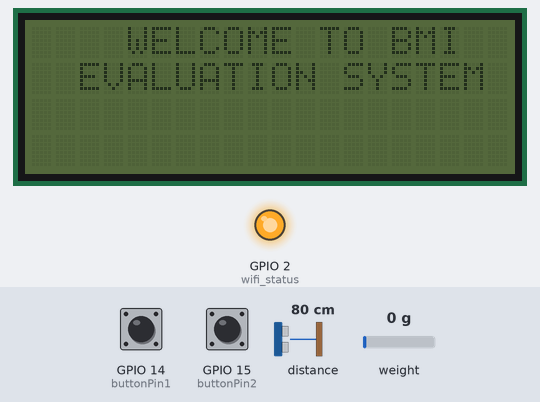
Bench run of a sketch on a simulated ESP8266 (NodeMCU). Parts: 20×4 character LCD, output pins drawn as LEDs (lit = HIGH). The test bench sets the inputs (shaded band); at power-on: GPIO 14 (buttonPin1) LOW, distance to the obstacle 80 cm, GPIO 15 (buttonPin2) LOW, weight on the scale 0 g. WiFi joins after 1.5 s; servers stay silent unless stated; what the sketch prints to the serial monitor is not drawn.

Above: at 4.2 s.
4.3 s: GPIO 14 (buttonPin1) pulled HIGH for 1.5 s
At 6.2 s:
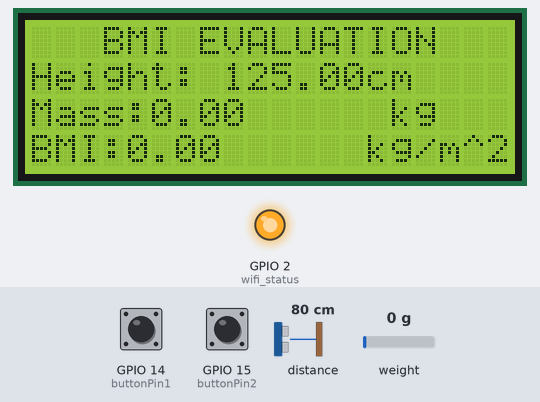
7.3 s: distance to the obstacle set to 120 cm
At 10.1 s:
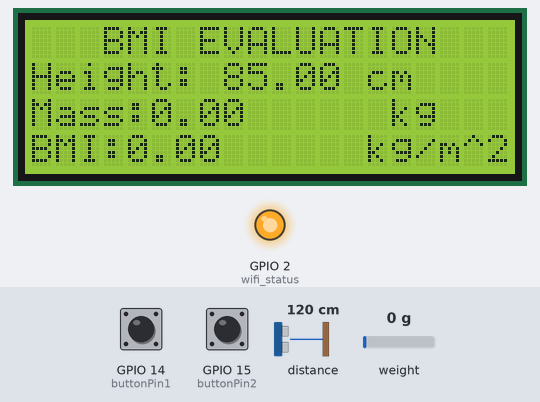
12.0 s: GPIO 15 (buttonPin2) pulled HIGH for 1.5 s
At 13.5 s:
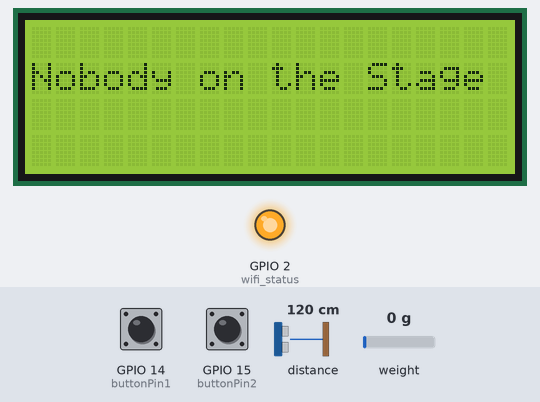
15.0 s: GPIO 14 (buttonPin1) pulled HIGH for 3.2 s
At 18.4 s:
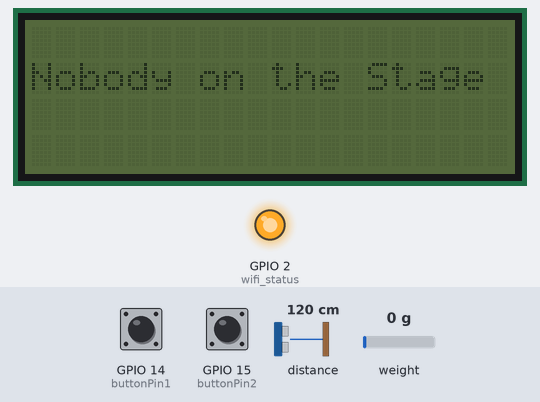
19.7 s: GPIO 15 (buttonPin2) pulled HIGH for 3.2 s
At 23.5 s:
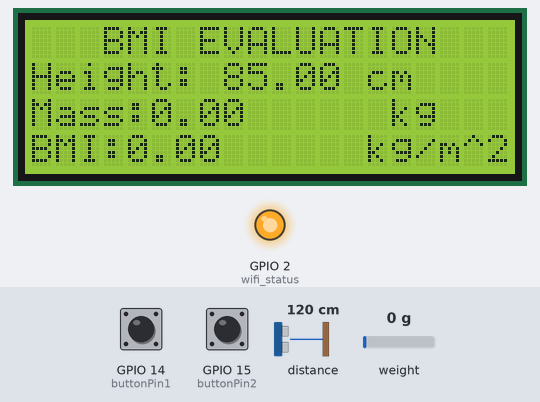
24.4 s: distance to the obstacle set to 2 cm
At 27.4 s:
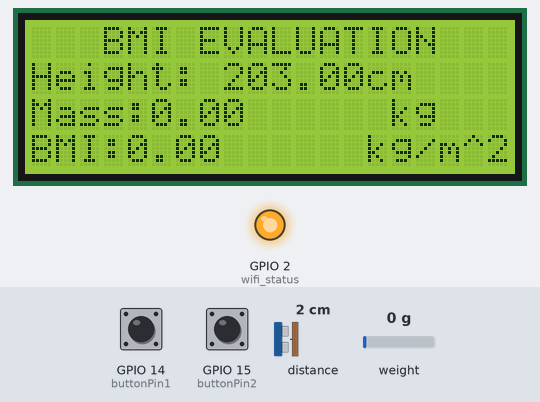
Timing chart, 0 to 28.9 s (numbered marks = the images above; inputs shaded):
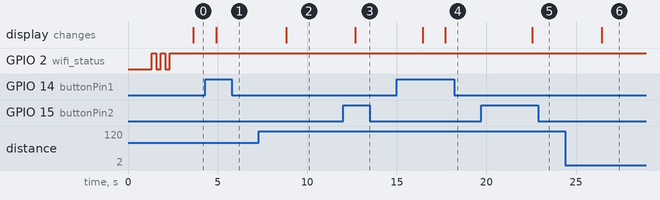

Measured:
- after the input at 4.3 s, the display: changes after 0.63 s (image 1)
- after the input at 7.3 s, the display: changes after 1.5 s (image 2)
- after the input at 12.0 s, the display: changes after 0.67 s (image 3)
- after the input at 15.0 s, the display: first changes after 1.4 s (image 4 shows a later state)
- after the input at 19.7 s, the display: changes after 2.8 s (image 5)
- after the input at 24.4 s, the display: changes after 2.0 s (image 6)

The sketch:

bmi_code_v3.ino
```cpp
//************** BMI EVALUATION SYSTEM **********************
// ***** CODE  VERSION 3 (server version) ****************
#include <Wire.h> // Library for I2C Conmmunications
#include <VL53L0X.h> // Laser Height sensor
#include "LiquidCrystal_I2C.h" // Header for LCD
#include "HX711.h" // Library for loadcell amplifier
#include "Arduino.h" // arduino lib for nodemcu
#include <ThingSpeak.h> // server library
#include <ESP8266WiFi.h> // Library for WiFi connection

#define channelID 2146386 // Thingspeak channel ID
#define apiKey "Z8MB60FUF2DFJV53" // API for writing data to Thingspeak

#define wifi_status 2  //--> Defining an LED pin (D2 = GPIO4), used for indicating when the process of connecting to a wifi router16
// WiFi Details
const char* ssid = "Electroacoustics";
const char* password = "O112358_1321G";

// ***************** Host Server ****
const char* server = "api.thingspeak.com";
WiFiClient client; //--> Create a WiFiClientSecure object.

VL53L0X heightSensor; // Height sensor object
LiquidCrystal_I2C lcd = LiquidCrystal_I2C(0x3F, 20,4); // object for lcd, default address 0x3F
HX711 LoadCell; // creates an instance of HX711 library

// HX711-Arduino circuit wiring
#define loadcell_DT 12 // pin used for the loadcell amplifier datapin is Pin A0 = ADC0
#define loadcell_SCK  13

// Arduino pins for button input
#define buttonPin1 14 // BMI measurement button
#define buttonPin2 15 // BMI result comments and clound data button

bool buttonState1 = 0; //keeps track of  BMI measurement button
int stateHolder1 = 0; // state holder for button1
bool buttonState2 = 0; //keeps track of  BMI result comments  button
int stateHolder2 = 0; // state holder for button1

long lastDebounceTime = 0;  // the last time the output pin changed
long debounceDelay = 400;    // the button debounce time

// Varibale for mass and height
float height = 0.0; // height in metres
float mass = 0.0; // mass in kg
float bmi = 0.0; // bmi in kg/m^2

// Recomendation for the BMI value
String comment = "";

void setup()
{
  pinMode(buttonPin1, INPUT);
  pinMode(buttonPin2, INPUT);
  pinMode(wifi_status, OUTPUT); //--> LED pin port Direction output
  Serial.begin(115200);
  Wire.begin();
  lcd.begin();
  lcd.noBacklight();
  heightSensor.init();
  heightSensor.setTimeout(500);
  // Start continuous back-to-back mode (take readings as
  // fast as possible).  To use continuous timed mode
  // instead, provide a desired inter-measurement period in
  // ms (e.g. sensor.startContinuous(100)).
  heightSensor.startContinuous();

  // Initialize the loadcell
  LoadCell.begin(loadcell_DT, loadcell_SCK);
  LoadCell.set_scale(-24.06); // set calibration factor
  LoadCell.tare();   // reset the scale to 0

    // ****************** Connecting to wifi  **************
   WiFi.begin(ssid, password); //--> Connect to your WiFi router
    Serial.println("WiFi Connection Setup");

    pinMode(wifi_status, OUTPUT); //--> LED pin port Direction output
    digitalWrite(wifi_status, HIGH); //--> Turn off Led On Board

    //----------------------------------------Wait for connection
    Serial.print("Connecting");
    while (WiFi.status() != WL_CONNECTED) {
      Serial.print(".");
      //----------------------------------------Make the Flashing LED on the process of connecting to the wifi router.
      digitalWrite(wifi_status, LOW);
      delay(250);
      digitalWrite(wifi_status, HIGH);
      delay(250);
      //----------------------------------------
    }
    //----------------------------------------
    digitalWrite(wifi_status, HIGH); //--> Turn on the LED when it is connected to the wifi router.
    Serial.println("");
    Serial.print("Successfully connected to : ");
    Serial.println(ssid);
    Serial.print("IP address: ");
    Serial.println(WiFi.localIP()); // can uncomment to hide the WiFi ip address
    Serial.println();
  //----------------------------------------

  //client.setInsecure();
  // Reading Limits from Cloud
  ThingSpeak.begin(client);

}

// ***************************** HEIGHT MEASUREMENT ************************
float measure_height(){
  float distance = heightSensor.readRangeContinuousMillimeters();
  height = (205 - (distance/10.0)); // refereence height = 205.00 cm
  if(height < 50 ){height = 0.0;} // height = 0, when no one is on the platform
  if (heightSensor.timeoutOccurred()) { Serial.print(" TIMEOUT"); }

  return (height); // the height in centimetres
}

// ******************** MASS MEASUREMENT FUNCTION ****************************
float measure_mass(){
  float mass_measured = LoadCell.get_units(10); // takes the average of 10 mass readings
  return (mass_measured/1000.0); // the mass in kgs
  }
// ************************** BMI CALCULATION ************************
void measure_bmi(){
  // perform height and mass measurement
    height = measure_height();
    mass = measure_mass();
    if (mass < 10){mass = 0.0;}

    // Calculate bmi value
    if (height == 0){bmi = 0.0;} // to avoid displaying overflow
    // else evaluate: bmi = mass/height^2 -> (kg/m^2)
    else {bmi = (mass)/(pow((height/100.0),2));}
    //delay(200);
    }

 // ****************** BMI Measurement button Function *****************
int pressButton1(){
//sample the state of the button - is it pressed or not?
  buttonState1 = digitalRead(buttonPin1);
  //filter out any noise by setting a time buffer
  if ( (millis() - lastDebounceTime) > debounceDelay) {
    //if the button has been pressed, lets toggle the stateHolder
    if(stateHolder1 > 1){stateHolder1 = 0;}
    else{
      if (buttonState1) {
      stateHolder1 += 1; //change the state of stateHolder
      lastDebounceTime = millis(); //set the current time
    }
    }
  }//close if(time buffer)
  return stateHolder1;
}

// ******************** BMI result send result to server button Funtion ***********
int pressButton2(){
//sample the state of the button - is it pressed or not?
  buttonState2 = digitalRead(buttonPin2);
  //filter out any noise by setting a time buffer
  if ( (millis() - lastDebounceTime) > debounceDelay) {
    //if the button has been pressed, lets toggle the stateHolder
    if(stateHolder2 > 2){stateHolder2 = 0;}
    else{
      if (buttonState2) {
      stateHolder2 += 1; //change the state of stateHolder
      lastDebounceTime = millis(); //set the current time
    }
    }
  }//close if(time buffer)
  return stateHolder2;
}

void loop()
{
  // Get the bmi measurements
  measure_bmi();
  // read button pressed
  int press1 = pressButton1();
  int press2 = pressButton2();

  // Check if Button1 state is false and display the welcome message
  if(!press1){
    lcd.clear();
    lcd.setCursor(4,0);
    lcd.noBacklight();
    lcd.print("WELCOME TO BMI");
    lcd.setCursor(2,1);
    lcd.print("EVALUATION SYSTEM");
    delay(200);
  }
  // Check if Button1 state is true and measure the BMI
  else{
    if(press2 == 0){
    // Display the Preliminary results
    lcd.clear();
    lcd.backlight();
    lcd.setCursor(3,0);
    lcd.print("BMI EVALUATION");
    lcd.setCursor(0,1);
    // display Height
    lcd.print("Height: ");
    lcd.setCursor(8,1);
    lcd.print(height);
    lcd.setCursor(14,1);
    lcd.print("cm");
    Serial.print("Height: ");
    Serial.print(height);
    Serial.println(" cm");
    // Display mass
    lcd.setCursor(0,2);
    lcd.print("Mass: ");
    lcd.setCursor(5,2);
    lcd.print(mass);
    lcd.setCursor(15,2);
    lcd.print("kg");
    Serial.print("Mass: ");
    Serial.print(mass);
    Serial.println(" kg");
    // Display BMI
    lcd.setCursor(0,3);
    lcd.print("BMI: ");
    lcd.setCursor(4,3);
    lcd.print(bmi);
    lcd.setCursor(14,3);
    lcd.print("kg/m^2");
    Serial.print("BMI: ");
    Serial.print(bmi);
    Serial.println(" kg/m^2");
    delay(200);
    }

    // Display the bmi value and comment(s)
    else if(press2 == 1){
      //  The bmi comments
      if (bmi == 0){
        lcd.clear();
        lcd.setCursor(0,1);
        lcd.print("Nobody on the Stage");
        delay(200);
        }
      else {
      if(bmi > 0.0 and bmi <= 16.0){comment = "Severely thin!";}
      else if ((bmi > 16.0) and (bmi <= 17.0) ){comment = "Moderately thin";}
      else if ((bmi > 17.0) and (bmi <= 18.5) ){comment = "Mild thinness";}
      else if ((bmi > 18.5) and (bmi <= 25.0) ){comment = "Normal weight";}
      else if ((bmi > 25.0) and (bmi <= 30.0) ){comment = "Overweight";}
      else if ((bmi > 30.0) and (bmi <= 35.0) ){comment = "Obese Class 1";}
      else if ((bmi > 35.0) and (bmi <= 40.0) ){comment = "Obese Class 2";}
      else if (bmi > 40.0) {comment = "Obese Class 3";}

      lcd.clear();
      lcd.backlight();
      lcd.setCursor(3, 0);
      lcd.print("BMI: ");
      lcd.print(bmi);
      lcd.print(" kg/m^2");
      lcd.setCursor(2,1);
      lcd.print(comment);
      delay(200);
      }
    }
      // check if bmi > 0 and send result to cloud if button2 is pressed
      else if(press2 == 2){
         if(bmi == 0){
            lcd.clear();
            lcd.setCursor(0,1);
            lcd.print("Nobody on the Stage");
            delay(200);
         }
         else{
           // ++++++++++ Ecode the mass and height measurement to send to thingspeak server ++++++++
            Serial.print("Mass : ");
            Serial.println(mass);
            Serial.print("Height : ");
            Serial.println(height);
            Serial.print("BMI : ");
            Serial.println(bmi);
            // Convert the heigth and mass values to string
            String mass1 = String(mass);
            String height1 = String(height);
            // Removing the decimal point in the string
            int massLen = mass1.length();
            int heightLen = height1.length();
            if(massLen < 6){mass1 = "0" + mass1;}
            if(heightLen < 6){height1 = "0" + height1;}
            mass1.remove(3,1);
            height1.remove(3,1);

            String rawData = mass1 + height1; // Concatenate the mass and height strings
            int data = rawData.toInt(); // convert to an integer
            Serial.print(" Value Sent to ThingSpeak: ");
            Serial.println(data);

            ThingSpeak.writeField(channelID, 1, data, apiKey); // send to server
            lcd.clear();
            lcd.setCursor(0,1);
            lcd.print("Data to the server ");
            delay(200);
         }
         press2 = 0;
      }
   }
  }
```
